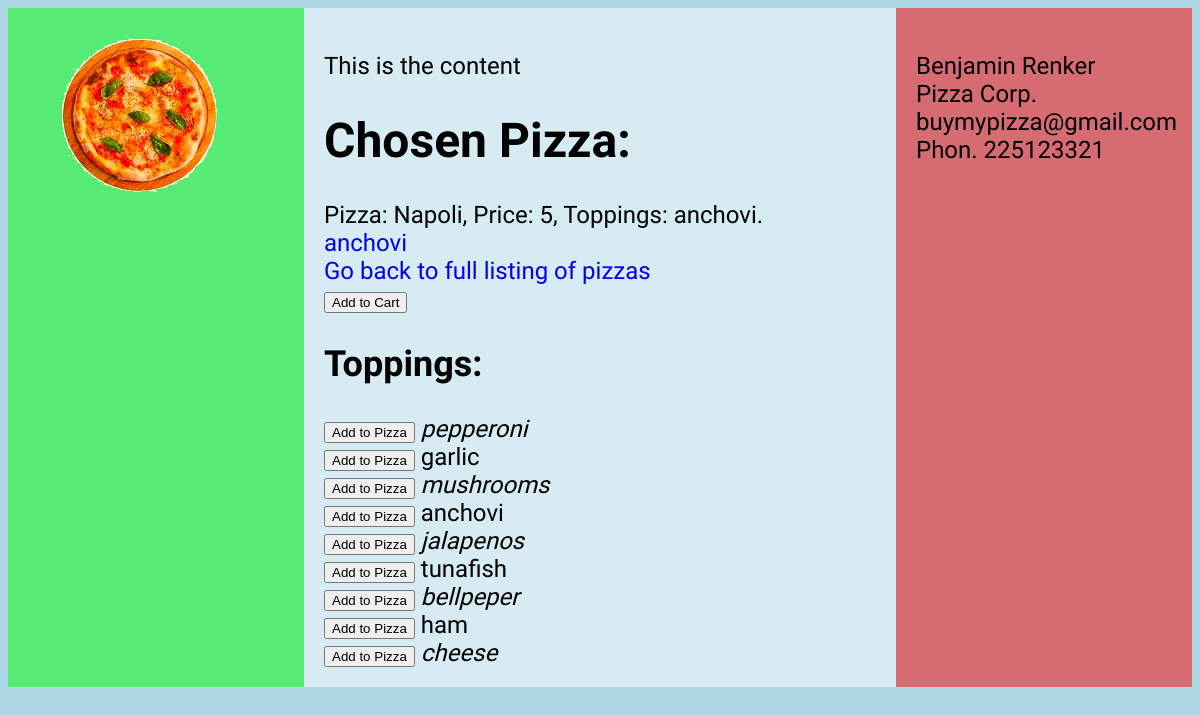
/4, run on the app's committed database.
### orders/models.py (models this page shows)
class Pizza(models.Model):
	name = models.CharField(max_length=64)
	price = models.IntegerField()
	topping = models.ManyToManyField('Topping', through='ToppingAmount', related_name='pizzas', default='none')
	def __str__(self):
		helper = ", ".join(str(seg) for seg in self.topping.all())
		return f"Pizza: {self.name}, Price: {self.price}, Toppings: {helper}."

class Topping(models.Model):
	name = models.CharField(max_length=64)
	def __str__(self):
		return self.name

### orders/views.py (the view)
# urls.py: path("<int:pizza_id>", views.pizza, name="pizza"),
def pizza(request, pizza_id): #the id is provided as parameter
    try:
        pizza = Pizza.objects.get(pk=pizza_id) # get me the pizza with corresponding id
    except Pizza.DoesNotExist:
        raise Http404("This pizza does not exist")
    context = {
        "pizza": pizza,
		"toppings": Topping.objects.all(),
		"activeToppings": pizza.topping.all()
    }
    return render(request, "orders/pizza.html", context)

### orders/templates/orders/pizza.html (shortened to what this page needs)
{% extends 'layout.html' %}
{% block content %}
    <h1>Chosen Pizza: </h1>{{ pizza }}
    <br>
	{% for topping in activeToppings %}
		<a href="{% url 'deleteTopping' pizza.id topping.id %}">
			<li>{{ topping }}</li>
		</a>
	{% endfor %}
    <a href="{% url 'index' %}">Go back to full listing of pizzas</a>
	<form action="{% url 'addToCart' pizza.id%}" method="POST">
	  <input type="submit" class="btn" value="Add to Cart" name="Add">
	</form>
	<h2>Toppings: </h2>
	{% for topping in toppings %}
		<li>
			<form action="{% url 'addToPizza' pizza.id topping.id%}" method="POST">
				<input type="submit" class="btn" value="Add to Pizza" name="Add">
				{{ topping }}
			</form>
		</li>
	{% endfor %}
{% endblock %}

### orders/static/style.css (style rules this page uses)
html { background-color: lightblue; background-image: url("Colosseum.jpg"); background-repeat: no-repeat; background-size: cover; height: 100%; font-size: 2vw; font-family: 'Calistoga', cursive; }
li { list-style-type: none; }
li:nth-child(even) { font-style: oblique; }
a { text-decoration: none; }

### data on the page
Pizza: id+name+price "Pizza: Napoli, Price: 5, Toppings: anchovi."
Topping: name "anchovi"
Topping: name "pepperoni"
Topping: name "garlic"
Topping: name "mushrooms"
Topping: name "jalapenos"
Topping: name "tunafish"
Topping: name "bellpeper"
Topping: name "ham"
Topping: name "cheese"
